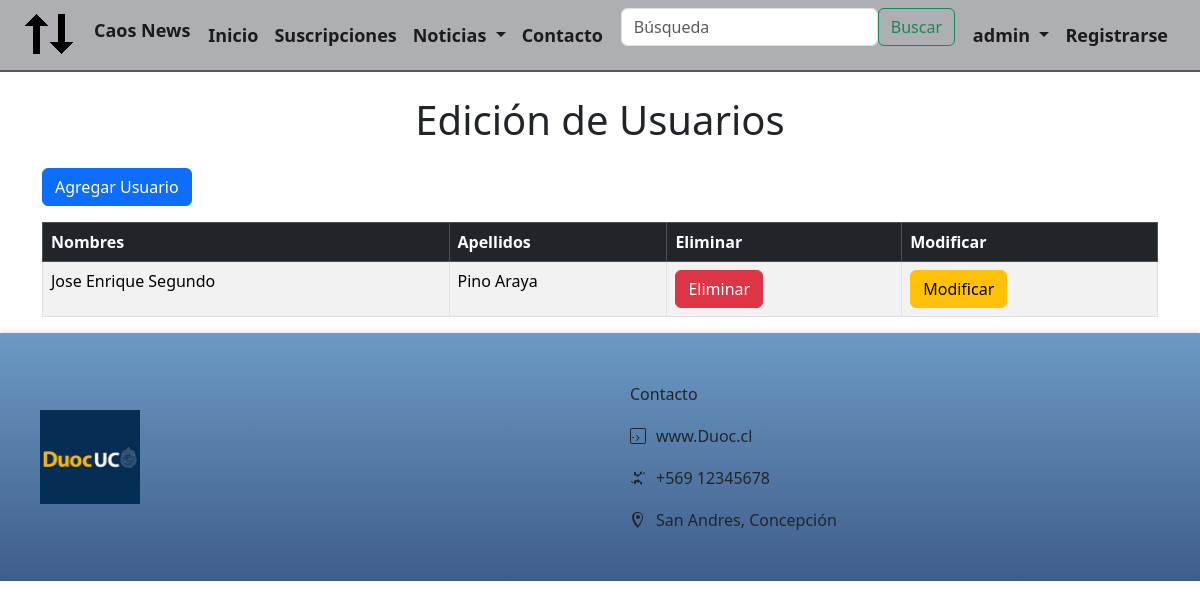
/alumnos/usuarios_list (signed in), run on an earlier commit of the app's database.
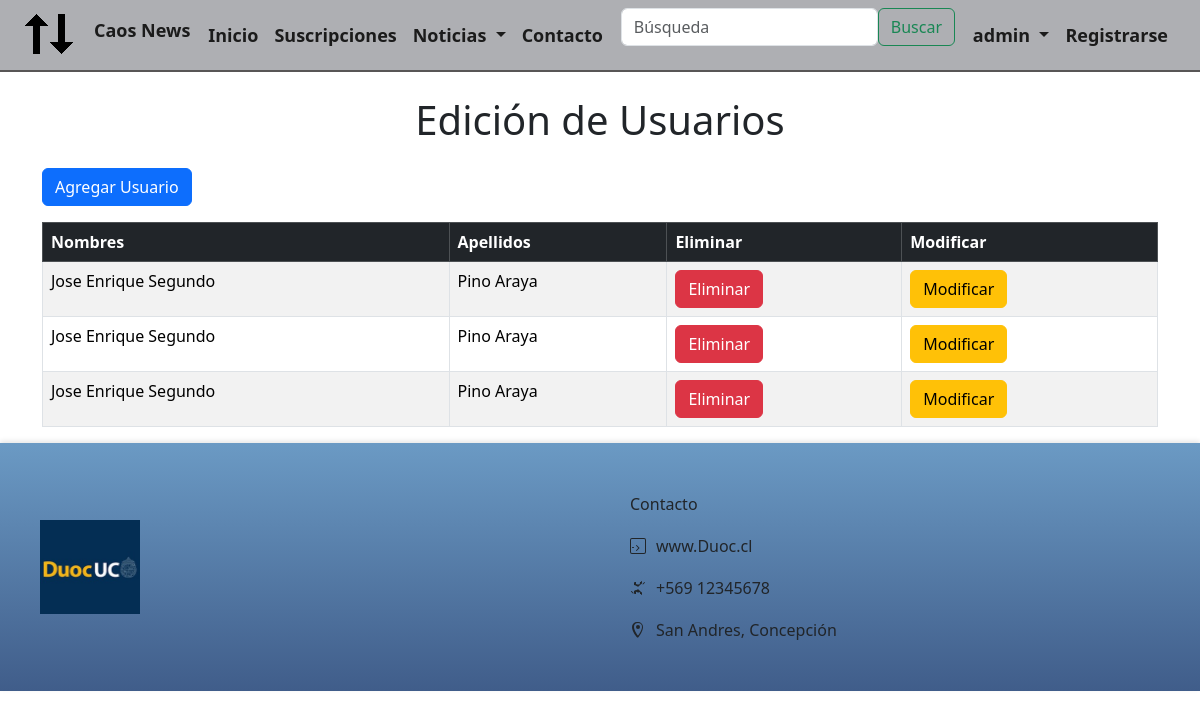
And on a later commit of the database.
### alumnos/models.py (models this page shows, shortened)
class Usuario(models.Model):
    id_usuario = models.AutoField(primary_key=True)
    nombres = models.CharField(max_length=20)
    apellidos = models.CharField(max_length=20)
    nom_usuario = models.CharField(max_length=20)
    telefono = models.CharField(max_length=45)
    email = models.EmailField(max_length=100, blank=True, null=True)
    password = models.CharField(max_length=20)
    fecha_nacimiento = models.DateField(blank=False, null=False)
    id_profesion = models.ForeignKey('Profesion',on_delete=models.CASCADE, db_column='id_profesion')
    region = models.CharField(max_length=50, blank=True, null=True)
    ciudad = models.CharField(max_length=50, blank=True, null=True)
    cod_postal = models.IntegerField()

### alumnos/views.py (the view)
# urls.py: path('usuarios_list',views.usuarios_list,name='usuarios_list'),
@user_passes_test(es_staff, login_url='/no-autorizado/')
def usuarios_list(request):
    usuarios = Usuario.objects.all()
    context = {'usuarios': usuarios}
    return render(request,'alumnos/usuarios_list.html',context)

### alumnos/views.py (called while the page is built)
def es_staff(user):
    return user.is_authenticated and user.is_staff

### alumnos/templates/alumnos/usuarios_list.html (shortened to what this page needs)
{% extends "alumnos/base.html" %}
{% load static %}
{% block content %}
<link rel="stylesheet" href="{% static 'recursosCss/usuarios_list.css' %}">
<div class="container mt-4">
    <h1 class="text-center mb-4">Edición de Usuarios</h1>
    <div class="d-flex justify-content-between align-items-center mb-3">
        <button type="button" class="btn btn-primary">
            <a href="{% url 'registro' %}" style="text-decoration: none; color: white;">Agregar Usuario</a>
        </button>
    </div>
    <div class="table-responsive">
        <table class="table table-striped table-bordered">
            <thead class="table-dark">
                <tr>
                    <th scope="col">Nombres</th>
                    <th scope="col">Apellidos</th>
                    <th scope="col">Eliminar</th>
                    <th scope="col">Modificar</th>
                </tr>
            </thead>
            <tbody>
                {% for x in usuarios %}
                <tr>
                    <td>{{ x.nombres }}</td>
                    <td>{{ x.apellidos }}</td>
                    <td><a href="{% url 'usuarios_del' pk=x.id_usuario %}" class="btn btn-danger">Eliminar</a></td>
                    <td><a href="{% url 'usuarios_findEdit' pk=x.id_usuario %}" class="btn btn-warning">Modificar</a>
                    </td>
                </tr>
                {% endfor %}
            </tbody>
        </table>
    </div>
</div>
{% endblock %}

What changed in the data, as far as the page shows it:
added Usuario: nombres "Jose Enrique Segundo", apellidos "Pino Araya"
added Usuario: nombres "Jose Enrique Segundo", apellidos "Pino Araya"
